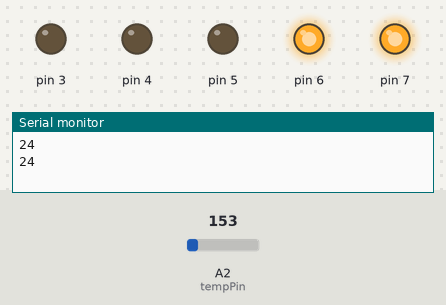
The sketch below on a simulated Arduino Uno, built with avr-gcc and run on an emulated ATmega328P. Parts: output pins drawn as LEDs (lit = HIGH), the last lines printed to the serial monitor. The test bench sets the inputs (shaded band); at power-on: A2 (tempPin) = 153.

Above: at 1.8 s.
1.9 s: A2 (tempPin) set to 174
At 2.6 s:
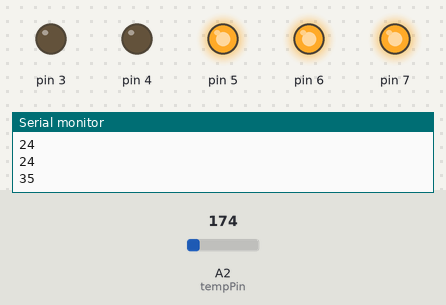
3.5 s: A2 (tempPin) set to 114
At 5.2 s:
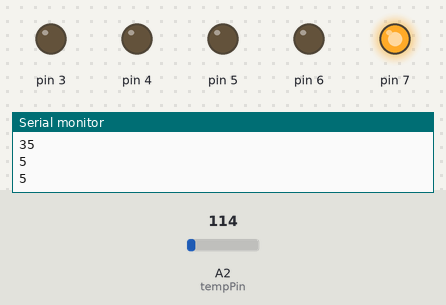
5.5 s: A2 (tempPin) set to 133
At 6.8 s:
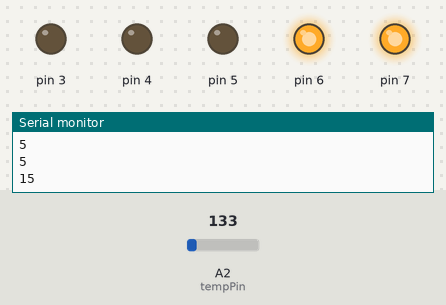
7.5 s: A2 (tempPin) set to 175
At 8.4 s:
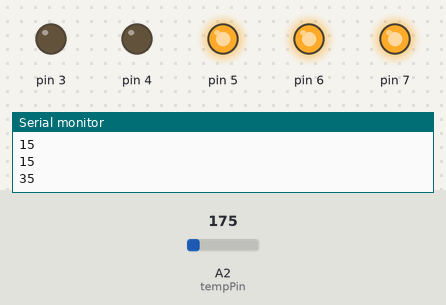
Timing chart, 0 to 10.5 s (numbered marks = the images above; inputs shaded):
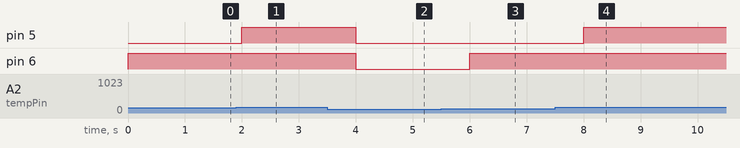

Measured:
- the behaviour switches between 165 and 166 on A2 (tempPin) (found by bisection; images 0 and 1)
- the behaviour switches between 124 and 125 on A2 (tempPin) (found by bisection; images 2 and 3)
- after the input at 1.9 s, pin 5: LOW → HIGH after 0.10 s
- after the input at 3.5 s, pin 5, pin 6: HIGH → LOW after 0.50 s
- after the input at 5.5 s, pin 6: LOW → HIGH after 0.50 s
- after the input at 7.5 s, pin 5: LOW → HIGH after 0.50 s

The sketch:

e1.ino
```cpp
// (C) Anton Golubenko, Aditya Khadkikar, Akuien Deng - Group: 27
// Work package 4
// Exercise 1
// Submission code: AW1Y2XM (provided by your TA-s)
// C++ code

/*Setting the pin for measuring the temperature to be 2 amongst the analog pins of Arduino.*/
int tempPin = 2;

/*Setup function: Here the interrupts are also defined, that the Arduino passively checks at a freq of 1 second (1Hz).*/
void setup()
{
  	/* Clear any side-running interrupts before running this section. */
  	cli();
  	/* Setting the IO status of the pins 7, 6, 5, 4, and 3 */
	DDRD = B11111000;
  	/* Setting them as LOW (0) at the start */
  	PORTD = B00000000;
    /* Start the serial console */
  	Serial.begin(9600);

  	/* Initialising the registers and counter values to 0 in Arduino. */
    TCCR1A = 0;
    TCCR1B = 0;
    TCNT1  = 0;
  	/* Constant that was derived from the clock speed of Arduino (16 000 000) divided by
       the prescaler level (1024) - 1 */
  	OCR1A = 15624;

  	/* Setting the compare registers for incrementing at the desired frequency of once a second (1Hz) */
    TCCR1B |= (1 << WGM12);
    TCCR1B |= (1 << CS12) | (1 << CS10);
    TIMSK1 |= (1 << OCIE1A);

  	/* Re-enable the program to allow rest of the interrupts */
   	sei();
}

void loop() {}

/* The interrupt service routine (ISR) that is a set of commands run when the program is interrupted every second. */
ISR(TIMER1_COMPA_vect)
{
  	/* Clear interrupts */
  	cli();

  	/*
       Conversion of the recorded logs by the Temperature Sensor module in Arduino.
       At the tempPin, it reads the analog signal and converts it to temperature in degrees Celsius.
    */
	int temp = ((analogRead(tempPin)* 5.0 / 1023.0)-0.5)*100;
    Serial.print(temp);
    Serial.println();

  	/* An if-block setting the right amount of LEDs based on increasing temperature. The binary values that are based on the layout of
       the digital pins are set to 1 (HIGH), in an increasing manner. */
  	if (temp <= 10) {
  		PORTD = B10000000;
      	/* Setting the 7th pin on, and rest off */
    } else if ((temp > 0) && (temp <= 30)) {
    	PORTD = B11000000;
      	/* Setting the 7th and 6th pin on */
    } else if ((temp > 30) && (temp <= 60)) {
    	PORTD = B11100000;
        /* Setting 7th, 6th and 5th pin on */
    } else if ((temp > 60) && (temp <= 90)) {
    	PORTD = B11110000;
        /* Setting pins 7, 6, 5, and 4 on */
    } else {
    	PORTD = B11111000;
      	/* Setting all pins (7-3) on, assuming that the temperature is not less than 0, and greater than all of the previous temperature upper bounds (90 DEGREES)*/
    }

  	/* After completing the ISR, allow for other interrupts and continue the normal process. */
	sei();
}
```
